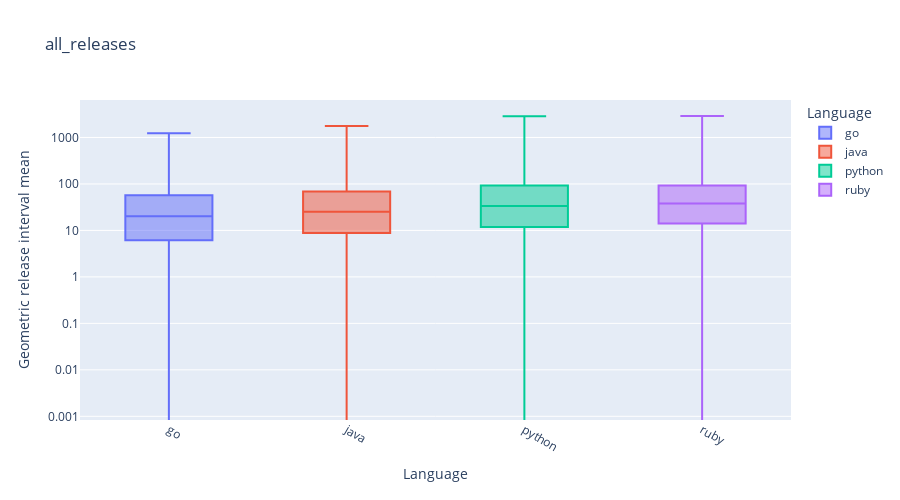
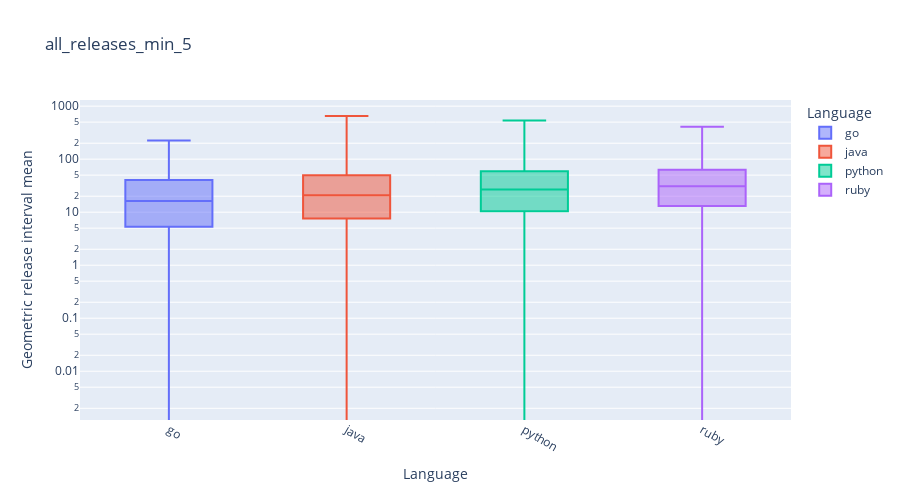
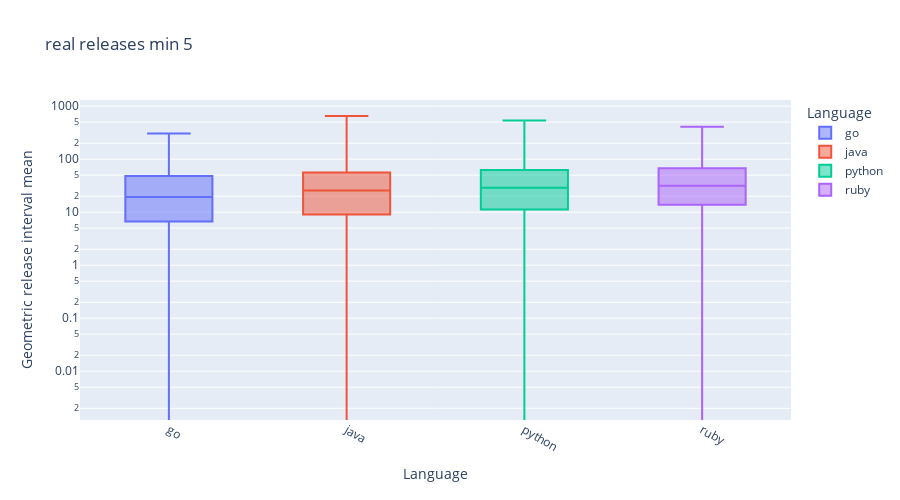

Notebook cell for these charts, in order:
### Code cell
from plotly.express import box

def showBoxPlot(release_df, plot_title):
    fig = box(release_df, x="language", y="release_dates_diffs_gmean", color="language", title=plot_title,
          labels={"language": "Language", "release_dates_diffs_gmean": "Geometric release interval mean"}, height=500, log_y=True)
    fig.update_xaxes(tickangle=30).update_traces(boxpoints=False)
    fig.show()

showBoxPlot(all_releases, "all_releases")
showBoxPlot(all_releases_min_5, "all_releases_min_5")
showBoxPlot(real_releases_min_5, "real releases min 5")

### Figure 1 — Plotly figure (JSON) as saved in the notebook; plotly's stock layout.template omitted (floating-point values rounded to 4 significant figures; data arrays with more than 128 entries replaced by an {"elided": "..."} marker saying what was removed)
{"data": [{"alignmentgroup": "True", "boxpoints": false, "hovertemplate": "Language=%{x}<br>Geometric release interval mean=%{y}<extra></extra>", "legendgroup": "go", "marker": {"color": "#636efa"}, "name": "go", "notched": false, "offsetgroup": "go", "orientation": "v", "showlegend": true, "type": "box", "x": {"elided": "559 str values"}, "x0": " ", "xaxis": "x", "y": {"elided": "559 float values"}, "y0": " ", "yaxis": "y"}, {"alignmentgroup": "True", "boxpoints": false, "hovertemplate": "Language=%{x}<br>Geometric release interval mean=%{y}<extra></extra>", "legendgroup": "java", "marker": {"color": "#EF553B"}, "name": "java", "notched": false, "offsetgroup": "java", "orientation": "v", "showlegend": true, "type": "box", "x": {"elided": "1190 str values"}, "x0": " ", "xaxis": "x", "y": {"elided": "1190 float values"}, "y0": " ", "yaxis": "y"}, {"alignmentgroup": "True", "boxpoints": false, "hovertemplate": "Language=%{x}<br>Geometric release interval mean=%{y}<extra></extra>", "legendgroup": "python", "marker": {"color": "#00cc96"}, "name": "python", "notched": false, "offsetgroup": "python", "orientation": "v", "showlegend": true, "type": "box", "x": {"elided": "2085 str values"}, "x0": " ", "xaxis": "x", "y": {"elided": "2085 float values"}, "y0": " ", "yaxis": "y"}, {"alignmentgroup": "True", "boxpoints": false, "hovertemplate": "Language=%{x}<br>Geometric release interval mean=%{y}<extra></extra>", "legendgroup": "ruby", "marker": {"color": "#ab63fa"}, "name": "ruby", "notched": false, "offsetgroup": "ruby", "orientation": "v", "showlegend": true, "type": "box", "x": {"elided": "397 str values"}, "x0": " ", "xaxis": "x", "y": {"elided": "397 float values"}, "y0": " ", "yaxis": "y"}], "layout": {"boxmode": "overlay", "height": 500, "legend": {"title": {"text": "Language"}, "tracegroupgap": 0}, "title": {"text": "all_releases"}, "xaxis": {"anchor": "y", "categoryarray": ["go", "java", "python", "ruby"], "categoryorder": "array", "domain": [0, 1], "tickangle": 30, "title": {"text": "Language"}}, "yaxis": {"anchor": "x", "domain": [0, 1], "title": {"text": "Geometric release interval mean"}, "type": "log"}}}

### Figure 2 — Plotly figure (JSON) as saved in the notebook; plotly's stock layout.template omitted (floating-point values rounded to 4 significant figures; data arrays with more than 128 entries replaced by an {"elided": "..."} marker saying what was removed)
{"data": [{"alignmentgroup": "True", "boxpoints": false, "hovertemplate": "Language=%{x}<br>Geometric release interval mean=%{y}<extra></extra>", "legendgroup": "go", "marker": {"color": "#636efa"}, "name": "go", "notched": false, "offsetgroup": "go", "orientation": "v", "showlegend": true, "type": "box", "x": {"elided": "467 str values"}, "x0": " ", "xaxis": "x", "y": {"elided": "467 float values"}, "y0": " ", "yaxis": "y"}, {"alignmentgroup": "True", "boxpoints": false, "hovertemplate": "Language=%{x}<br>Geometric release interval mean=%{y}<extra></extra>", "legendgroup": "java", "marker": {"color": "#EF553B"}, "name": "java", "notched": false, "offsetgroup": "java", "orientation": "v", "showlegend": true, "type": "box", "x": {"elided": "999 str values"}, "x0": " ", "xaxis": "x", "y": {"elided": "999 float values"}, "y0": " ", "yaxis": "y"}, {"alignmentgroup": "True", "boxpoints": false, "hovertemplate": "Language=%{x}<br>Geometric release interval mean=%{y}<extra></extra>", "legendgroup": "python", "marker": {"color": "#00cc96"}, "name": "python", "notched": false, "offsetgroup": "python", "orientation": "v", "showlegend": true, "type": "box", "x": {"elided": "1621 str values"}, "x0": " ", "xaxis": "x", "y": {"elided": "1621 float values"}, "y0": " ", "yaxis": "y"}, {"alignmentgroup": "True", "boxpoints": false, "hovertemplate": "Language=%{x}<br>Geometric release interval mean=%{y}<extra></extra>", "legendgroup": "ruby", "marker": {"color": "#ab63fa"}, "name": "ruby", "notched": false, "offsetgroup": "ruby", "orientation": "v", "showlegend": true, "type": "box", "x": {"elided": "291 str values"}, "x0": " ", "xaxis": "x", "y": {"elided": "291 float values"}, "y0": " ", "yaxis": "y"}], "layout": {"boxmode": "overlay", "height": 500, "legend": {"title": {"text": "Language"}, "tracegroupgap": 0}, "title": {"text": "all_releases_min_5"}, "xaxis": {"anchor": "y", "categoryarray": ["go", "java", "python", "ruby"], "categoryorder": "array", "domain": [0, 1], "tickangle": 30, "title": {"text": "Language"}}, "yaxis": {"anchor": "x", "domain": [0, 1], "title": {"text": "Geometric release interval mean"}, "type": "log"}}}

### Figure 3 — Plotly figure (JSON) as saved in the notebook; plotly's stock layout.template omitted (floating-point values rounded to 4 significant figures; data arrays with more than 128 entries replaced by an {"elided": "..."} marker saying what was removed)
{"data": [{"alignmentgroup": "True", "boxpoints": false, "hovertemplate": "Language=%{x}<br>Geometric release interval mean=%{y}<extra></extra>", "legendgroup": "go", "marker": {"color": "#636efa"}, "name": "go", "notched": false, "offsetgroup": "go", "orientation": "v", "showlegend": true, "type": "box", "x": {"elided": "447 str values"}, "x0": " ", "xaxis": "x", "y": {"elided": "447 float values"}, "y0": " ", "yaxis": "y"}, {"alignmentgroup": "True", "boxpoints": false, "hovertemplate": "Language=%{x}<br>Geometric release interval mean=%{y}<extra></extra>", "legendgroup": "java", "marker": {"color": "#EF553B"}, "name": "java", "notched": false, "offsetgroup": "java", "orientation": "v", "showlegend": true, "type": "box", "x": {"elided": "950 str values"}, "x0": " ", "xaxis": "x", "y": {"elided": "950 float values"}, "y0": " ", "yaxis": "y"}, {"alignmentgroup": "True", "boxpoints": false, "hovertemplate": "Language=%{x}<br>Geometric release interval mean=%{y}<extra></extra>", "legendgroup": "python", "marker": {"color": "#00cc96"}, "name": "python", "notched": false, "offsetgroup": "python", "orientation": "v", "showlegend": true, "type": "box", "x": {"elided": "1544 str values"}, "x0": " ", "xaxis": "x", "y": {"elided": "1544 float values"}, "y0": " ", "yaxis": "y"}, {"alignmentgroup": "True", "boxpoints": false, "hovertemplate": "Language=%{x}<br>Geometric release interval mean=%{y}<extra></extra>", "legendgroup": "ruby", "marker": {"color": "#ab63fa"}, "name": "ruby", "notched": false, "offsetgroup": "ruby", "orientation": "v", "showlegend": true, "type": "box", "x": {"elided": "287 str values"}, "x0": " ", "xaxis": "x", "y": {"elided": "287 float values"}, "y0": " ", "yaxis": "y"}], "layout": {"boxmode": "overlay", "height": 500, "legend": {"title": {"text": "Language"}, "tracegroupgap": 0}, "title": {"text": "real releases min 5"}, "xaxis": {"anchor": "y", "categoryarray": ["go", "java", "python", "ruby"], "categoryorder": "array", "domain": [0, 1], "tickangle": 30, "title": {"text": "Language"}}, "yaxis": {"anchor": "x", "domain": [0, 1], "title": {"text": "Geometric release interval mean"}, "type": "log"}}}
